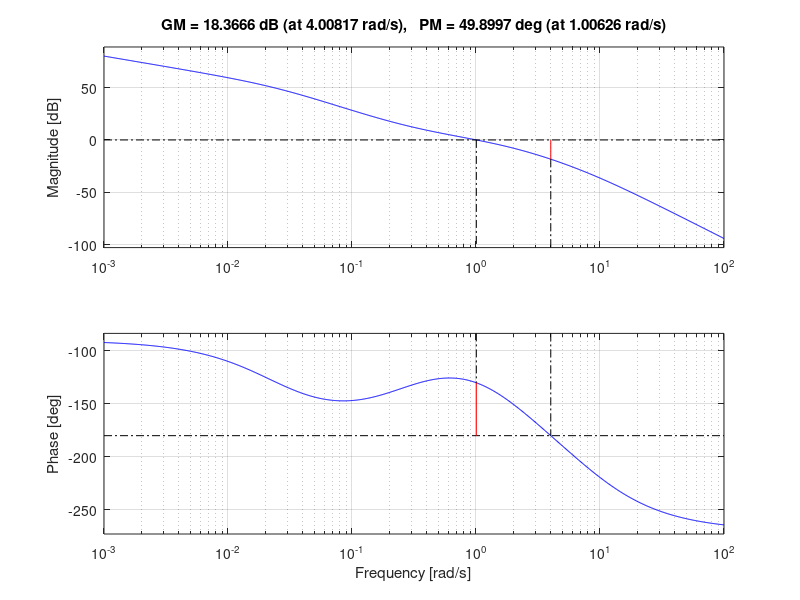

The MATLAB script that drew this image:
function Dor
angmax = 26.1;
Wbw = 3.2;
Wmf=0.8*Wbw;
num = [20];
den = [1 3 2 0];
beta=(1-sin(angmax))/(1+sin(angmax));
gama=1/beta;
Tav=sqrt(beta)*Wmf;
Tat=0.1*Wmf;
numGav = [1 Tav];
denGav = [1 gama*Tav];
Gav = tf(numGav,denGav);
numGat = [1 Tat];
denGat = [1 Tat/gama];
Gat = tf(numGat,denGat);
Tf = tf(num,den);
G = (Tf*Gat*Gav);
margin(G)